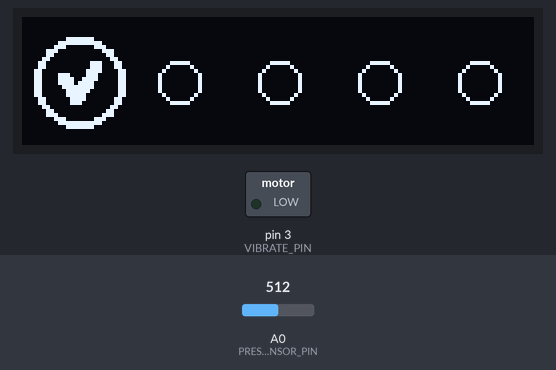
Simulated run of this sketch. Board: Arduino Uno, built with avr-gcc and run on an emulated ATmega328P. On the bench: 128×32 one-colour display, switched loads named in the sketch (green lamp = pin HIGH). The inputs (shaded band) are chosen by the test bench; at power-on: A0 (PRESSURE_SENSOR_PIN) = 512. What the sketch prints to the serial monitor is not drawn.

Above: at 1.2 s.
At 2.5 s:
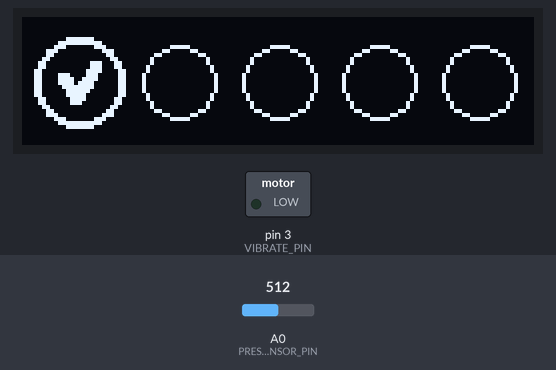
At 19.6 s:
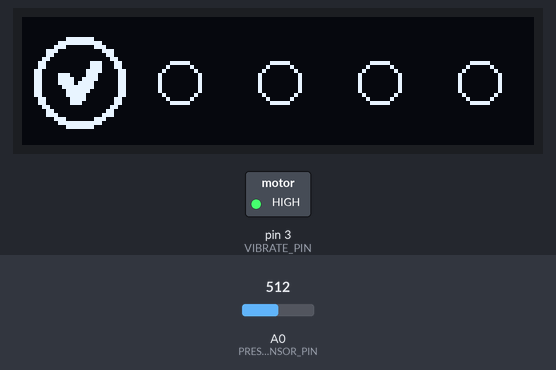
At 39.4 s:
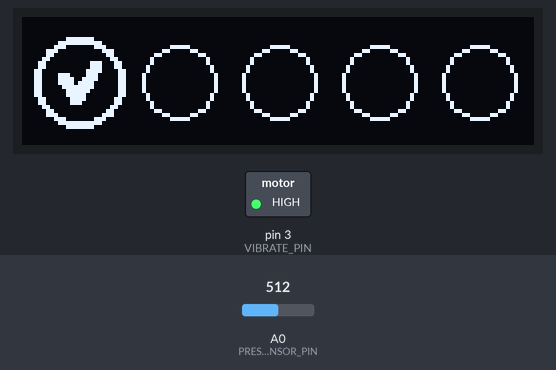
Timing chart, 0 to 40.0 s (numbered marks = the images above):
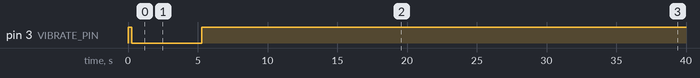

The sketch:

2.ino
```cpp
#include <Wire.h>
#include <Adafruit_GFX.h>
#include <Adafruit_SSD1306.h>

// 定义OLED屏幕尺寸
#define SCREEN_WIDTH 128
#define SCREEN_HEIGHT 32
// 创建OLED对象，使用I2C接口，复位引脚设为-1（无复位引脚）
Adafruit_SSD1306 display(SCREEN_WIDTH, SCREEN_HEIGHT, &Wire, -1);

// 定义引脚
#define PRESSURE_SENSOR_PIN A0    // 压力传感器连接到模拟引脚A0
#define VIBRATE_PIN 3   // 震动模块连接到数字引脚3

// 全局变量
int progress = 0; // 进度值，范围0-100
bool pressureDetected = false; // 压力检测标志
bool lastPressureState = false; // 上一次压力状态
unsigned long lastDebounceTime = 0; // 去抖动时间戳
const unsigned long DEBOUNCE_DELAY = 200; // 去抖动延时时间（毫秒），压力传感器响应较慢，延时可适当增加
bool vibrationActive = true; // 震动是否激活
unsigned long vibrationStopTime = 0; // 震动停止后开始计时的时间戳
const unsigned long VIBRATION_PAUSE_DURATION = 5000; // 震动暂停持续时间（5秒）
const int PRESSURE_THRESHOLD = 1; // 压力传感器阈值，可根据实际情况调整


// 用于缩放动画的变量
float scale = 1.0; // 当前缩放比例 (0.5 - 1.0)
float scaleDirection = -0.012; // 缩放变化方向和速度，进一步加快动画
unsigned long lastScaleUpdate = 0;
const unsigned long SCALE_UPDATE_INTERVAL = 3; // 控制缩放变化频率（毫秒），更快的更新

void setup() {
  // 初始化串口通信，用于调试
  Serial.begin(9600);

  // 初始化OLED屏幕
  if (!display.begin(SSD1306_SWITCHCAPVCC, 0x3C)) { // 0x3C是常见的I2C地址
    Serial.println(F("SSD1306 allocation failed"));
    for (;;); // 如果初始化失败，停止程序
  }

  // 清空屏幕
  display.clearDisplay();
  display.setTextSize(1);
  display.setTextColor(SSD1306_WHITE);

  // 设置压力传感器引脚为输入
  pinMode(PRESSURE_SENSOR_PIN, INPUT);
  // 设置震动模块引脚为输出
  pinMode(VIBRATE_PIN, OUTPUT);

  // 初始状态：震动开启
  digitalWrite(VIBRATE_PIN, HIGH);

  // 记录动画开始时间
  lastScaleUpdate = millis();

  // 进入初始动画循环
  showAnimatedLoadingScreen();

  // 显示初始进度画面
  updateDisplay();
}

void loop() {
  // 读取压力传感器当前值
  int sensorValue = analogRead(PRESSURE_SENSOR_PIN);
  bool currentPressureState = (sensorValue > PRESSURE_THRESHOLD);

  // --- 压力传感器去抖动逻辑 ---
  if (currentPressureState != lastPressureState) {
    lastDebounceTime = millis();
  }

  if ((millis() - lastDebounceTime) > DEBOUNCE_DELAY) {
    if (currentPressureState != pressureDetected) {
      pressureDetected = currentPressureState;
      if (pressureDetected) { // 检测到压力（模拟按钮被按下）
        handlePressureDetected();
      }
    }
  }
  lastPressureState = currentPressureState;
  // --- 压力传感器去抖动逻辑结束 ---

  // --- 震动模块控制逻辑
  // 检查是否处于暂停震动的状态
  if (!vibrationActive) {
    // 检查暂停时间是否已到
    if (millis() - vibrationStopTime >= VIBRATION_PAUSE_DURATION) {
      // 暂停时间到了，恢复震动
      if (progress < 100) { // 只有进度未满100%才恢复
        digitalWrite(VIBRATE_PIN, HIGH);
        vibrationActive = true;
        Serial.println("Vibration resumed after pause.");
      }
      // 如果进度已满100%，则vibrationActive保持false，震动不会恢复
    }
  }
  // --- 震动模块控制逻辑结束 ---

  // 更新缩放动画效果
  unsigned long currentTime = millis();
  if (currentTime - lastScaleUpdate > SCALE_UPDATE_INTERVAL) {
    // 更新缩放值
    scale += scaleDirection;

    // 控制缩放在0.5到1.0之间循环
    if (scale >= 1.0) {
      scale = 1.0;
      scaleDirection = -0.012;
    }
    else if (scale <= 0.5) {
      scale = 0.5;
      scaleDirection = 0.012;
    }

    lastScaleUpdate = currentTime;
    // 总是更新显示以实现缩放动画效果
    updateDisplay();
  }

  // 为了防止主循环过快执行，可以加个小延时
  delay(10);
}

void handlePressureDetected() {
  // 每次检测到压力，进度增加20%
  progress += 20;
  if (progress > 100) {
    progress = 100; // 确保最大值为100%
  }

  // 更新OLED显示
  updateDisplay();

  // 控制震动模块
  if (progress == 100) {
    // 进度达到100%，永久停止震动
    digitalWrite(VIBRATE_PIN, LOW);
    vibrationActive = false;
    Serial.println("Progress reached 100%. Vibration stopped permanently.");
  }
  else {
    // 进度未满100%，暂停震动5秒
    digitalWrite(VIBRATE_PIN, LOW);
    vibrationActive = false;
    vibrationStopTime = millis(); // 记录暂停开始时间
    Serial.println("Pressure detected. Vibration paused for 5 seconds.");
  }
}

void updateDisplay() {

  display.clearDisplay();

  drawCircles();

  display.display();
}

void drawCircles() {
  // 定义圆圈参数
  const uint8_t numCircles = 5;
  // 调整圆圈半径到10像素（直径20像素），为间距留出空间
  const uint8_t calculatedRadius = 10; // 半径为10像素，直径20像素
  const uint8_t centerY = SCREEN_HEIGHT / 2; // 圆圈垂直居中

  // 每个圆圈直径20像素，5个圆圈总共100像素，进一步增加间距让圆圈完全分开
  const uint8_t totalWidth = SCREEN_WIDTH - 8; // 减少边距，确保有足够空间
  const uint8_t circleDiameter = calculatedRadius * 2; // 圆圈直径
  const uint8_t totalCircleWidth = numCircles * circleDiameter; // 所有圆圈的总宽度
  const uint8_t availableSpacing = totalWidth - totalCircleWidth; // 可用间距
  const uint8_t spacing = availableSpacing / (numCircles - 1); // 每个间隙的宽度

  // 计算起始X坐标
  const uint8_t leftMargin = (SCREEN_WIDTH - totalWidth) / 2; // 左右边距
  const uint8_t startX = leftMargin;

  for (uint8_t i = 0; i < numCircles; i++) {
    // 计算每个圆圈的中心X坐标
    uint8_t x = startX + i * (circleDiameter + spacing) + calculatedRadius;

    uint8_t progressLevel = (progress / 20); // 计算当前点亮的圆圈数量

    // 判断当前圆圈是否应该显示为完成状态
    if (i < progressLevel) {
      // 完成的圆圈：绘制粗边框并添加对号
      drawThickCircle(x, centerY, calculatedRadius);
      drawCheckmark(x, centerY, calculatedRadius);
    }
    // 未完成的圆圈：显示缩放动画
    else {
        // 根据当前缩放值绘制圆圈 - 实现缩放动画效果
        drawScalingCircle(x, centerY, calculatedRadius, scale);
    }
  }
}

void drawScalingCircle(uint8_t centerX, uint8_t centerY, uint8_t radius, float scale) {
    // 根据缩放值绘制圆圈，实现缓慢变小再缓慢变回原状的动画效果
    uint8_t scaledRadius = (uint8_t)(radius * scale);

    // 确保缩放后的半径不会太小
    if (scaledRadius < 2) {
        scaledRadius = 2;
    }

    // 绘制缩放后的圆圈
    display.drawCircle(centerX, centerY, scaledRadius, SSD1306_WHITE);
}

void drawThickCircle(uint8_t centerX, uint8_t centerY, uint8_t radius) {
    // 绘制细边框圆圈，为对号留出更多空间
    // 只绘制主圆和一层外圆，线条更细

    // 外层圆（稍微粗一点）
    if (radius + 1 < SCREEN_WIDTH/2 && radius + 1   < SCREEN_HEIGHT/2) {
        display.drawCircle(centerX, centerY, radius + 1, SSD1306_WHITE);
    }
    // 主圆
    display.drawCircle(centerX, centerY, radius, SSD1306_WHITE);
}

void drawCheckmark(uint8_t centerX, uint8_t centerY, uint8_t radius) {

    uint8_t checkSize = radius - 2; // 对号大小接近圆圈半径
    if (checkSize < 3) checkSize = 3;

    // 定义对号的三个关键点
    int leftX = centerX - checkSize/2;
    int leftY = centerY - 1;
    int centerBottomX = centerX - 1;
    int centerBottomY = centerY + checkSize/2;
    int rightX = centerX + checkSize/2;
    int rightY = centerY - checkSize/2;

    // 绘制对号√的左半部分：从左中到中心下方
    int steps1 = abs(centerBottomX - leftX);
    for (int i = 0; i <= steps1; i++) {
        int x = leftX + i;
        int y = leftY + (centerBottomY - leftY) * i / steps1;
        // 绘制粗线
        for (int j = -1; j <= 1; j++) {
            for (int k = -1; k <= 1; k++) {
                if (x+j >= 0 && x+j < SCREEN_WIDTH && y+k >= 0 && y+k < SCREEN_HEIGHT) {
                    display.drawPixel(x+j, y+k, SSD1306_WHITE);
                }
            }
        }
    }

    // 绘制对号√的右半部分：从中心下方到右上
    int steps2 = abs(rightX - centerBottomX);
    for (int i = 0; i <= steps2; i++) {
        int x = centerBottomX + i;
        int y = centerBottomY + (rightY - centerBottomY) * i / steps2;
        // 绘制粗线
        for (int j = -1; j <= 1; j++) {
            for (int k = -1; k <= 1; k++) {
                if (x+j >= 0 && x+j < SCREEN_WIDTH && y+k >= 0 && y+k < SCREEN_HEIGHT) {
                    display.drawPixel(x+j, y+k, SSD1306_WHITE);
                }
            }
        }
    }
}

void showAnimatedLoadingScreen() {
  // 持续显示动画直到有压力输入或达到一定时间
  while (progress == 0) {
    // 读取压力传感器当前值
    int sensorValue = analogRead(PRESSURE_SENSOR_PIN);
    bool currentPressureState = (sensorValue > PRESSURE_THRESHOLD);

    // 去抖动逻辑
    if (currentPressureState != lastPressureState) {
      lastDebounceTime = millis();
    }

    if ((millis() - lastDebounceTime) > DEBOUNCE_DELAY) {
      if (currentPressureState != pressureDetected) {
        pressureDetected = currentPressureState;
        if (pressureDetected) { // 检测到压力，退出加载动画
          handleInitialPressure();
          break;
        }
      }
    }
    lastPressureState = currentPressureState;

    // 更新缩放动画效果
    unsigned long currentTime = millis();
    if (currentTime - lastScaleUpdate > SCALE_UPDATE_INTERVAL) {
      // 更新缩放值
      scale += scaleDirection;

      // 控制缩放在0.5到1.0之间循环
      if (scale >= 1.0) {
        scale = 1.0;
        scaleDirection = -0.012; // 开始缩小，进一步加快速度
      } else if (scale <= 0.5) {
        scale = 0.5;
        scaleDirection = 0.012; // 开始放大，进一步加快速度
      }

      lastScaleUpdate = currentTime;
      updateDisplay();
    }

    delay(10);
  }
}

void handleInitialPressure() {
  // 每次检测到压力，进度增加20%
  progress += 20;
  if (progress > 100) {
    progress = 100; // 确保最大值为100%
  }

  // 更新OLED显示
  updateDisplay();

  // 控制震动模块
  if (progress == 100) {
    // 进度达到100%，永久停止震动
    digitalWrite(VIBRATE_PIN, LOW);
    vibrationActive = false;
    Serial.println("Progress reached 100%. Vibration stopped permanently.");
  } else {
    // 进度未满100%，暂停震动5秒
    digitalWrite(VIBRATE_PIN, LOW);
    vibrationActive = false;
    vibrationStopTime = millis(); // 记录暂停开始时间
    Serial.println("Pressure detected. Vibration paused for 5 seconds.");
  }
}
```

Measured:
- by itself, pin 3 (VIBRATE_PIN): HIGH → LOW at 0.27 s, → HIGH 5.0 s later
- what the display in image 0 shows lasts 0.5 s, from 1.1 s to 1.6 s
- what the display in image 1 shows lasts 0.6 s, from 2.4 s to 3.0 s
